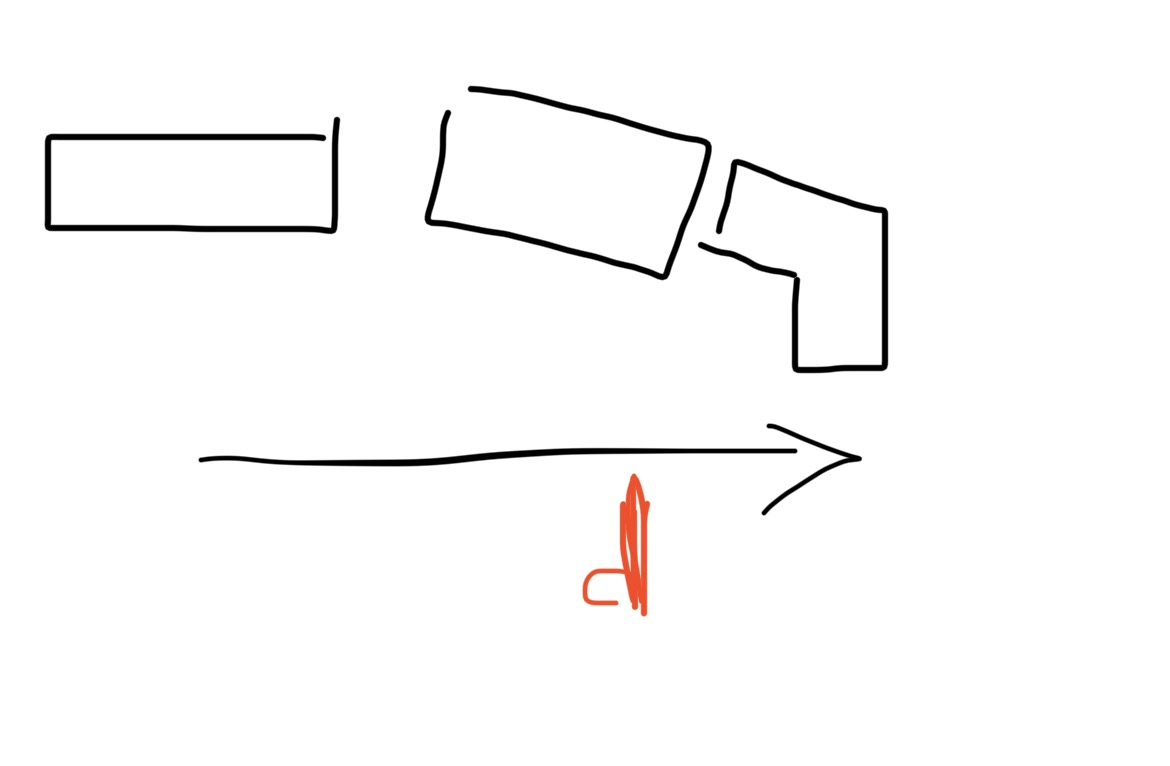
#> input picture reference/newmarket/owner-sketch-stands.jpg, 1170 x 766 px, given in place of plan.png, which was not available
$ python plan_labels_rowley.py
#> lines starting #> are read from the running program, lines starting #| are printed output that depends on the picture
#> (reads tools/race-bench/newmarket-par.json from the repository)
"""Label the Rowley Mile stand-side preview from above (reference/newmarket/renders/plan.png) for marking up.
    python3 tools/blender/plan_labels_rowley.py  ->  reference/newmarket/plan-stands-markup.png
"""
import sys, math
from PIL import Image, ImageDraw, ImageFont
sys.path.insert(0, "tools/course/newmarket")
import draft_layout as R
W = R.TRACK_W
CX, CZ, SCALE, PX = 110.0, 75.0, 460.0, 2400
S = PX / SCALE
# turned half round so the stands are at the top, as on the July Course's plan (the horses then run left to right)
im = Image.open("reference/newmarket/renders/plan.png").convert("RGB").rotate(180); w, h = im.size
#> after `im = Image.open('reference/newmarket/renders/plan.png').convert('RGB')`:
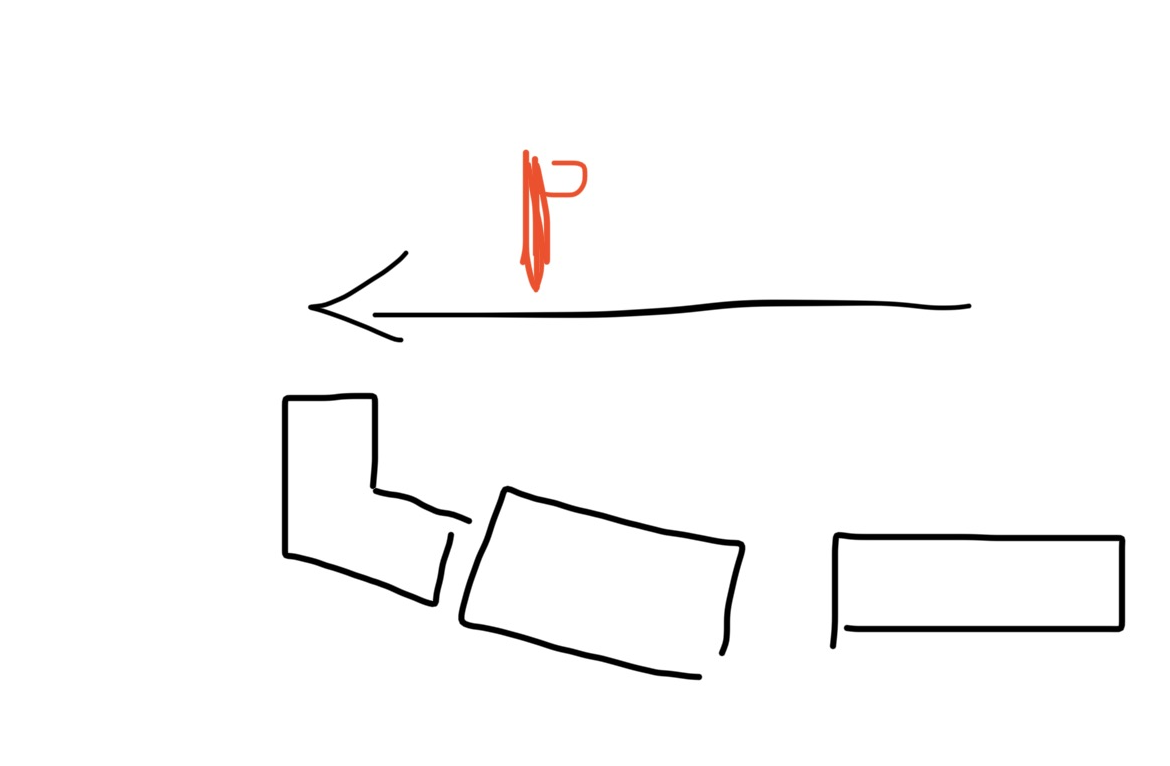
#> im: PIL image 1170x766 RGB; mean R, G, B 249.9, 249.4, 249.3
#> after `w, h = im.size`: w = 1170; h = 766
TOP, BOT = 100, 70
out = Image.new("RGB", (w, h + TOP + BOT), "#fbf8f1"); out.paste(im, (0, TOP)); d = ImageDraw.Draw(out)
#> after `out = Image.new('RGB', (w, h + TOP + BOT), '#fbf8f1')`:
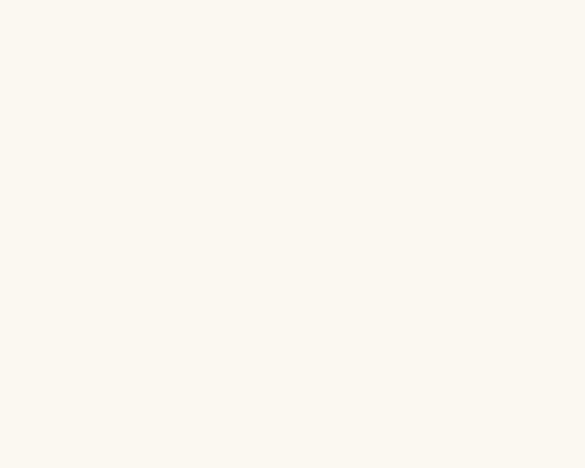
#> out: PIL image 1170x936 RGB (shown at 1/2 size); mean R, G, B 251, 248, 241
#> after `out.paste(im, (0, TOP))`:
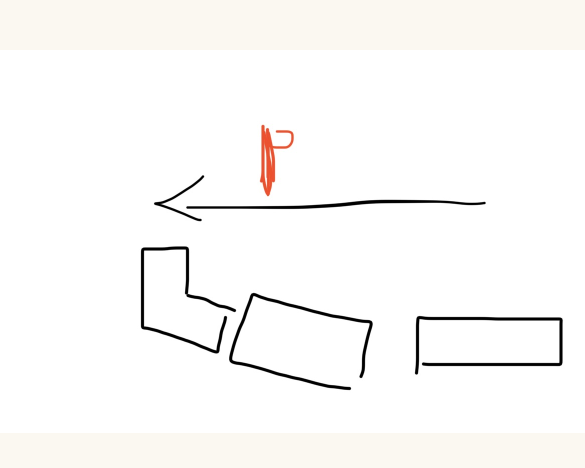
#> out: PIL image 1170x936 RGB (shown at 1/2 size); mean R, G, B 250.1, 249.1, 247.8
F = lambda n, b=False: ImageFont.truetype("/usr/share/fonts/truetype/dejavu/DejaVuSans%s.ttf" % ("-Bold" if b else ""), n)
INK, RED = "#2b2a33", "#c0392b"
def P(x, z): return (w / 2 - (x - CX) * S, h / 2 - (z - CZ) * S + TOP)
def tag(x, z, text, size=20, ink=INK, bold=True):
    px, py = P(x, z); f = F(size, bold); l, t, r, b = d.textbbox((0, 0), text, font=f)
    d.rounded_rectangle((px - (r - l) / 2 - 8, py - (b - t) / 2 - 6, px + (r - l) / 2 + 8, py + (b - t) / 2 + 8), 8, fill="#ffffff", outline="#b9b2a2")
    d.text((px - (r - l) / 2, py - (b - t) / 2 - t), text, font=f, fill=ink)
for st in R.STAND_PIECES:
    if "turn" in st:
        a = math.radians(st["turn"]); d_ = st["depth"] / 2
        x, z = st["at"][0] - d_ * math.sin(a), W + st["at"][1] - d_ * math.cos(a)
    else: x, z = sum(st["x"]) / 2, W + st["front"] + (18 if st["piece"] == "millennium_stand" else 6)
    if st["piece"] == "judges_kiosk": z -= 4
    tag(x, z, st["name"], 18 if st["piece"] in ("judges_kiosk", "victorian_pavilion") else 21)
#> this loop made 6 passes
#> (l in tag, t in tag, r in tag, b in tag) on passes 1 to 6: (0, 4, 276, 20), (0, 4, 159, 24), (0, 4, 211, 24), (0, 4, 114, 20), (-2, 3, 134, 21), (0, 3, 143, 21)
x0, _ = P(0, 0); d.line((x0, P(0, -3)[1], x0, P(0, W + 3)[1]), fill=RED, width=6); tag(0, W / 2, "POST", 20, ink=RED)
#> after `x0, _ = P(0, 0)`: x0 = 1158.9
tag(R.F, W / 2, "1f", 20)
ax, ay = P(-30, W / 2); bx, _ = P(-80, W / 2)
#> after `ax, ay = P(-30, W / 2)`: ax = 1315.4; ay = 780.4
#> after `bx, _ = P(-80, W / 2)`: bx = 1576.3
d.line((ax, ay, bx, ay), fill="white", width=8); d.polygon([(bx + 4, ay), (bx - 24, ay - 15), (bx - 24, ay + 15)], fill="white")
tag(-55, W / 2 + 10, "direction of running", 15, bold=False)
tag(0, -6, "finish line (far rail)", 15, bold=False)
tag(120, W + 22, "lawns", 15, bold=False); tag(310, W + 30, "festival", 20)
d.text((24, 20), "Rowley Mile: the stands from above (draft, 8 Nov 2026)", font=F(36, True), fill=INK)
d.text((24, 64), "Stands at the top, the far side (towards the Dyke) at the bottom; the horses run left to right. For marking up.", font=F(22), fill="#5f5b52")
y = h + TOP + 22; d.line((24, y + 12, 24 + 100 * S, y + 12), fill=INK, width=5)
#> after `y = h + TOP + 22`: y = 888
for k in range(0, 101, 25):
    d.line((24 + k * S, y + 4, 24 + k * S, y + 20), fill=INK, width=3)
d.text((24 + 100 * S + 16, y), "100 m", font=F(20), fill=INK)
out.save("reference/newmarket/plan-stands-markup.png", optimize=True); print(out.size)
#> after `out.save('reference/newmarket/plan-stands-markup.png', optimize=True)`:
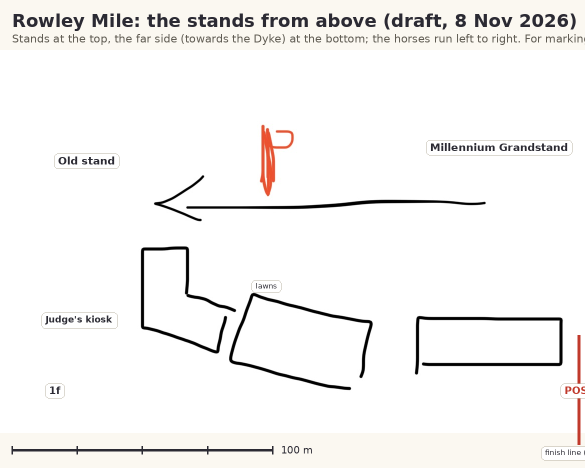
#> saved as plan-stands-markup.png: PIL image 1170x936 RGB (shown at 1/2 size); mean R, G, B 245.6, 244.4, 243.3
#| (1170, 936)
